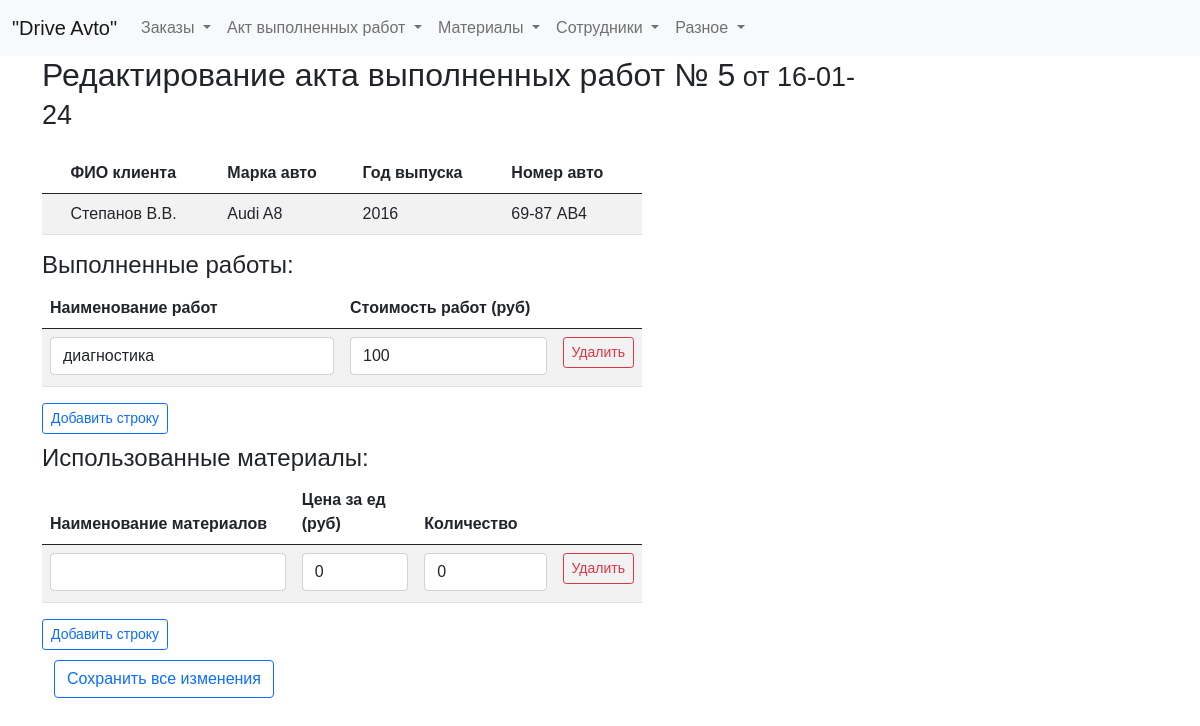
The page /edit_final_act/5 on the database as committed earlier.
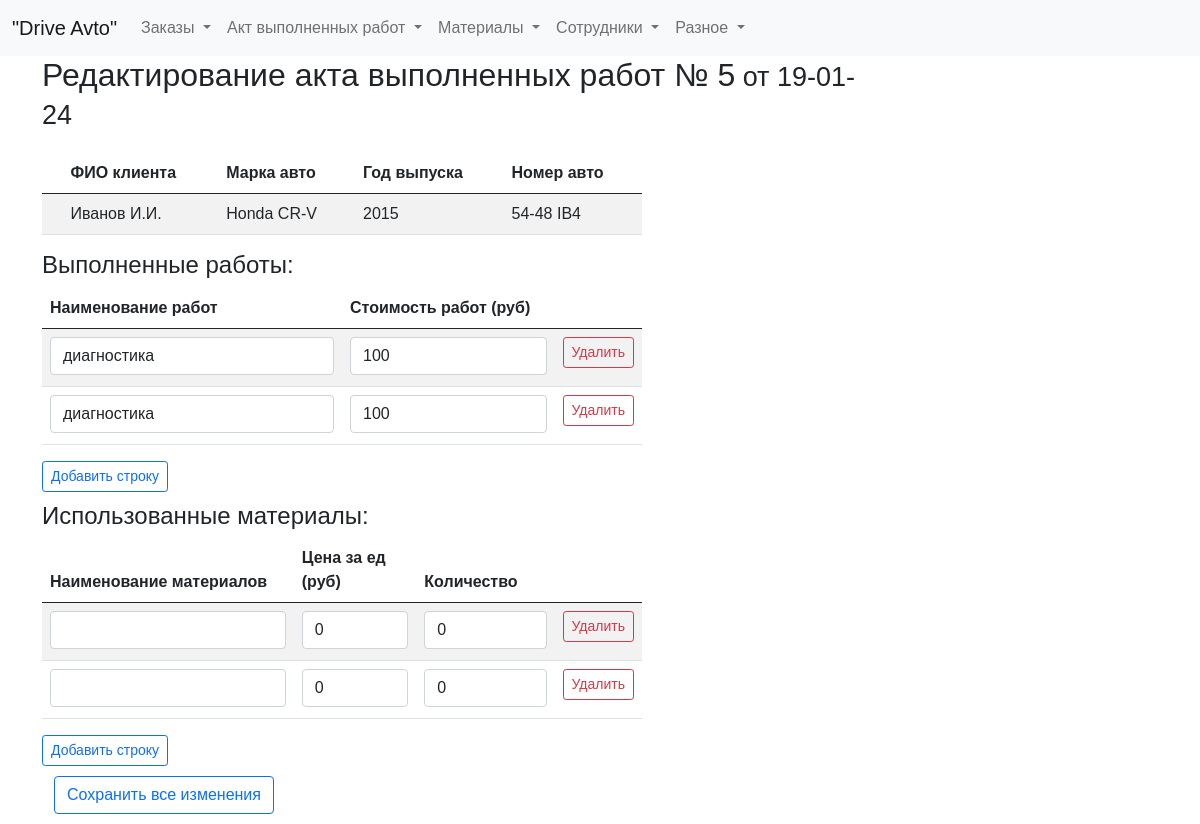
The same page on the database as committed later.
### tables this page shows
CREATE TABLE log (
id integer PRIMARY KEY AUTOINCREMENT,
date_order text NOT NULL,
name_customer text NOT NULL,
brand_car text NOT NULL,
year_car text NOT NULL,
number_car text NOT NULL,
text_order text NOT NULL,
id_act integer
);

CREATE TABLE act (
id integer PRIMARY KEY AUTOINCREMENT,
id_act integer NOT NULL,
date_act text NOT NULL,
name_work text NOT NULL,
price_work integer NOT NULL,
FOREIGN KEY (id_act) REFERENCES log (id_act)
);

### fcompany.py (the view)
@app.route('/edit_final_act/<int:entry_id>')
def edit_final_act(entry_id):
    entry_data = dbase.get_final_act(entry_id)
    print(f"Entry data: {entry_data}")
    print('edit_final_ac - entry_id: ', entry_id)
    return render_template('edit_final_act.html', title="Редактировать", entry_data=entry_data)

### fcompany.py (called while the page is built)
def connect_db():  # общая функция для установления соединения с БД
    conn = sqlite3.connect(app.config['DATABASE'])
    conn.row_factory = sqlite3.Row  # записи будут представлены не в виде кортежей, а в виде словаря (для исп в шаблонах)
    return conn

def get_db():
    if not hasattr(g, 'link_db'):
        g.link_db = connect_db()
    return g.link_db

@app.before_request
def before_request():
    global dbase
    db = get_db()
    dbase = FDataBase(db)

### templates/edit_final_act.html (shortened to what this page needs)
{% extends 'base.html' %}
{% block content %}
<h2>Редактирование акта выполненных работ № {{ entry_data.main.id_act }}<span style="font-family: 'Arial', sans-serif; font-size: 27px;">
    от {{ entry_data.main.date_act }}</span></h2>
<form action="/save_edit_final_act/{{ entry_data.main.id_act }}" method="post">
    <div class="table-responsive">
        <table id="myTable" class="table table-striped" style="max-width: 100%;">
            <thead>
                <tr>
                    <th scope="col"></th>
                    <th scope="col">ФИО клиента</th>
                    <th scope="col">Марка авто</th>
                    <th scope="col">Год выпуска</th>
                    <th scope="col">Номер авто</th>
                </tr>
            </thead>
            <tbody>
                <tr>
                    <th scope="row"></th>
                    <td>{{ entry_data.main.name_customer }}</td>
                    <td>{{ entry_data.main.brand_car }}</td>
                    <td>{{ entry_data.main.year_car }}</td>
                    <td>{{ entry_data.main.number_car }}</td>
                </tr>
            </tbody>
        </table>
    </div>
    <h4>Выполненные работы:</h4>
    <div class="table-responsive">
        <table id="workTable" class="table table-striped">
            <thead>
                <tr>
                    <th scope="col">Наименование работ</th>
                    <th scope="col">Стоимость работ (руб)</th>
                    <th scope="col"></th>
                </tr>
            </thead>
            <tbody>
                {% for work in entry_data.works %}
                <tr>
                    <td><input type="text" name="name_work[]" class="form-control" value="{{ work.name_work }}" ></td>
                    <td><input type="number" name="price_work[]" class="form-control" value="{{ work.price_work }}"></td>
                    <td><button type="button" class="btn btn-outline-danger btn-sm" onclick="deleteWorkRow(this)">Удалить</button></td>
                </tr>
                {% endfor %}
            </tbody>
        </table>
        <button type="button" class="btn btn-outline-primary btn-sm" onclick="addWorkRow()">Добавить строку</button>
    </div>
    <h4>Использованные материалы:</h4>
    <div class="table-responsive">
        <table id="materialTable" class="table table-striped">
            <thead>
                <tr>
                    <th scope="col">Наименование материалов</th>
                    <th scope="col">Цена за ед (руб)</th>
                    <th scope="col">Количество</th>
                    <th scope="col"></th>
                </tr>
            </thead>
            <tbody>
                {% for material in entry_data.materials %}
                <tr>
                    <td><input type="text" name="name[]" class="form-control" value="{{ material.name }}"></td>
                    <td><input type="number" name="price_unit[]" class="form-control" value="{{ material.price_unit }}"></td>
                    <td><input type="number" name="quantity[]" class="form-control" value="{{ material.quantity }}"></td>
                    <td><button type="button" class="btn btn-outline-danger btn-sm" onclick="deleteRow(this)">Удалить</button></td>
                </tr>
                {% endfor %}
            </tbody>
        </table>
        <button type="button" class="btn btn-outline-primary btn-sm" onclick="addMaterialRow()">Добавить строку</button>
    </div>
    <div class="container">
        <button type="submit" class="btn btn-outline-primary">Сохранить все изменения</button>
    </div>
</form>
{% endblock %}

Rows that differ between the two databases and show on the page:
no longer on this page (row edited): log: main.name_customer "Степанов В.В.", main.brand_car "Audi A8", main.number_car "69-87 АВ4"
now on this page (row edited): log: main.name_customer "Иванов И.И.", main.brand_car "Honda CR-V", main.number_car "54-48 IB4"
added act: name_work "диагностика", price_work "100"
Other text that changed with them:
{{ entry_data.main.date_act }}: "16-01-24" → "19-01-24"
{{ entry_data.main.year_car }}: "2016" → "2015"
new list line: " 0 0 Удалить"
